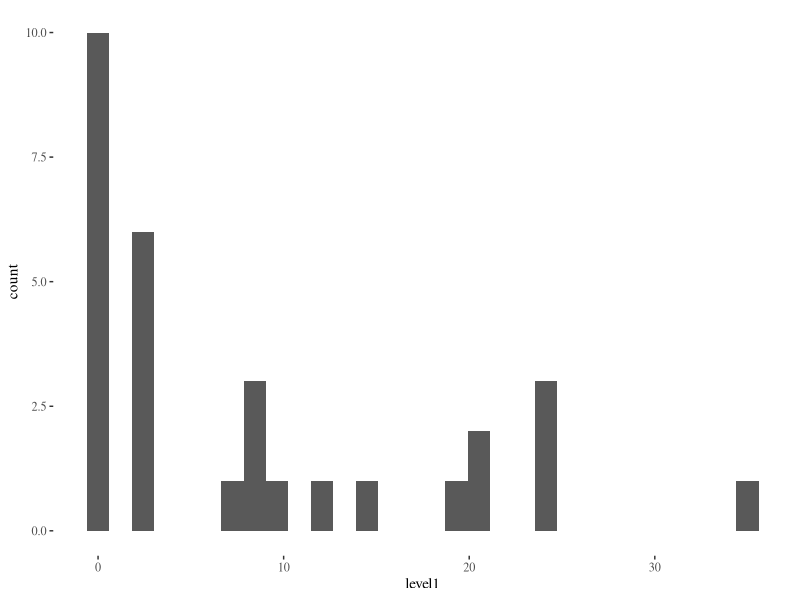
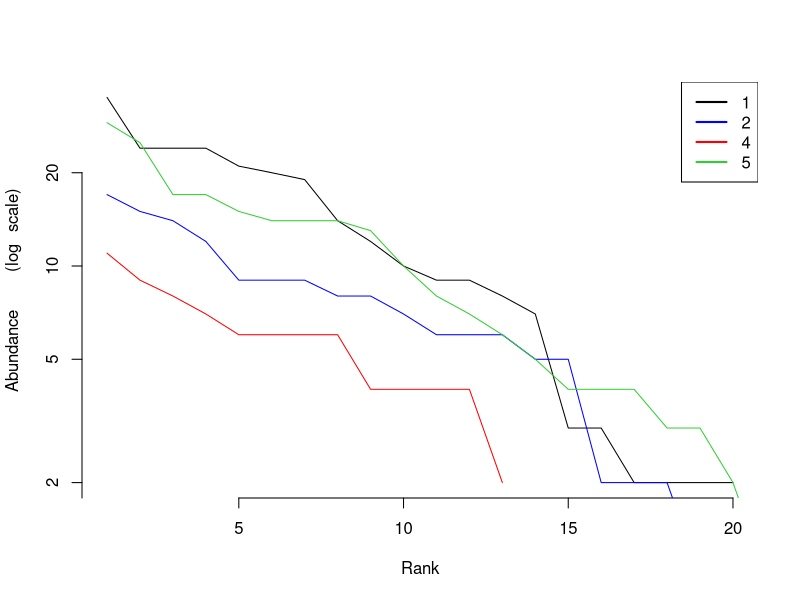

R code for these plots, in order:
## ---- chunk 1
library(vegan)
library(dplyr)
library(tidyr)
library(ggplot2)
library(ggthemes)
data(dune)
data(dune.env)

dune.sum	<- aggregate(dune,	list(Moisture	=	dune.env$Moisture),	sum)
dune.sum1	<- dune.sum[,-1]
rownames(dune.sum1)	<- dune.sum[,1]

radPlot	<- function(x,	add=FALSE,	col='black',	...){
		x	<- x[x>0]
		x	<- x[rev(order(x))]
		if(!add)
				plot(1:length(x),	x,	type='l',	xlab='Rank',	ylab='Abundance	(log	scale)',
									log='y',	col=col,	...)
		else
				lines(1:length(x),	x,	col=col,	...)
		return(NULL)}

## ---- chunk 2
specnumber(dune.sum1)
## ---- chunk 3
sort(diversity(dune.sum1))
## ---- chunk 4
sort(exp(diversity(dune.sum1)))
sort(1/(diversity(dune.sum1, index = 'invsimpson')))
## ---- chunk 5
dumdum <-data.frame(level1= as.numeric(dune.sum1[1,]))
ggplot(dumdum, aes(level1)) + geom_histogram() + theme_tufte()
## ---- chunk 6
radPlot(x = dune.sum1[1,], bty = 'n')
radPlot(x = dune.sum1[2,], add = TRUE, col = 'blue')
radPlot(x = dune.sum1[3,], add = TRUE, col = 'red')
radPlot(x = dune.sum1[4,], add = TRUE, col = 'limegreen')
legend('topright', legend = c('1','2',"4","5"),
       col = c("black","blue","red","limegreen"), lty =1,lwd=2)
## ---- chunk 7

## ---- chunk 8

